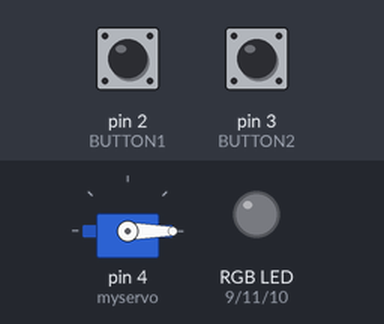
The sketch below on a simulated Arduino Uno, built with avr-gcc and run on an emulated ATmega328P. Parts: servo, an RGB LED mixed from three pins (HIGH = lit). The inputs (shaded band) are chosen by the test bench; at power-on: pin 3 (BUTTON2) LOW, pin 2 (BUTTON1) LOW. Dim RGB values are drawn brighter than linear.

Above: at 1.2 s.
1.3 s: pin 3 (BUTTON2) pulled HIGH for 0.15 s
At 4.1 s:
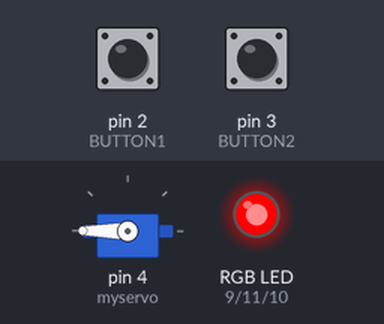
4.4 s: pin 2 (BUTTON1) pulled HIGH for 0.15 s
At 6.9 s:
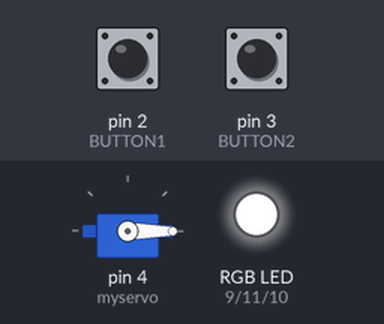
7.5 s: pin 2 (BUTTON1) pulled HIGH for 1 s
At 8.9 s:
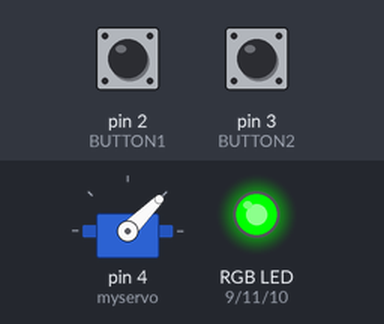
10.0 s: pin 2 (BUTTON1) pulled HIGH for 3.2 s
At 10.8 s:
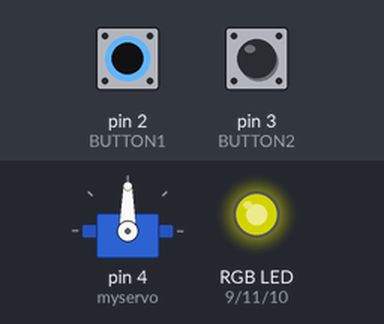
Timing chart, 0 to 13.0 s (numbered marks = the images above; inputs shaded):
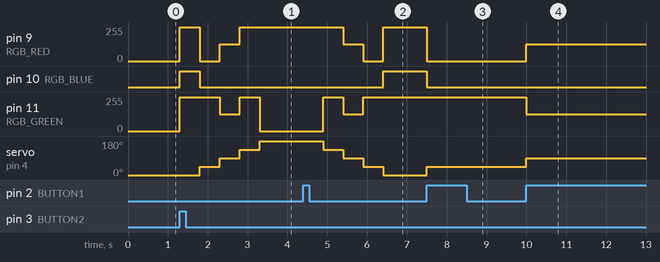

Measured:
- after the input at 1.3 s, pin 9 (RGB_RED): 0/255 → 255/255 at once, → 0/255 0.50 s later, → 127/255 0.50 s later, → 255/255 0.50 s later; pin 10 (RGB_BLUE): LOW → HIGH at once, → LOW 0.50 s later
- after the input at 4.4 s, pin 9 (RGB_RED): 255/255 → 127/255 after 1.0 s, → 0/255 0.50 s later, → 255/255 0.50 s later; pin 10 (RGB_BLUE): LOW → HIGH after 2.0 s
- after the input at 7.5 s, pin 9 (RGB_RED): 255/255 → 0/255 at once; pin 10 (RGB_BLUE): HIGH → LOW at once; servo on pin 4 (myservo): 0° → 45° at once
- after the input at 10.0 s, pin 9 (RGB_RED): 0/255 → 127/255 at once; pin 11 (RGB_GREEN): 255/255 → 127/255 at once; servo on pin 4 (myservo): 45° → 90° at once

The sketch:

level3.ino
```cpp
//   ________________________________________________________________________
//  /  Name: Kyler Visser              Level 3             Date: 2023-00-00  \
//  |                                                                        |
//  |                                Description                             |
//  |                                                                        |
//  |  This program will allow for an arduino to use 2 buttons to change the |
//  |   position of an arm on the servo motor. For each position the servo   |
//  |   motor is in it'll have a diffrent color repersentation with a RGB    |
//  |                                  LED.                                  |
//  \________________________________________________________________________/

#include <Servo.h>


// -----------------------------------------
//               Description
//           Initalize vairables
// -----------------------------------------
#define BUTTON1 2
#define BUTTON2 3

#define RGB_RED 9
#define RGB_GREEN 11
#define RGB_BLUE 10

Servo myservo;

const int MAX = 4;
const int MIN = 0;

int currentPos = 0;
int increment = 1;
int position = 0;

int colors[5][3] = {
    {255, 255, 255},    // 0
    {0, 255, 0},        // 25
    {127, 127, 0},      // 50
    {255, 255, 0},      // 75
    {255, 0, 0}         // 100
};

// -----------------------------------------
//               Description
//     Setup pins and attach interrupts
// -----------------------------------------
void setup() {
    myservo.attach(4);
    myservo.write(0);
    Serial.begin(9600);

    pinMode(BUTTON1, INPUT);
    pinMode(BUTTON2, INPUT);

    pinMode(RGB_RED, OUTPUT);
    pinMode(RGB_GREEN, OUTPUT);
    pinMode(RGB_BLUE, OUTPUT);

    attachInterrupt(digitalPinToInterrupt(BUTTON1), button1, RISING);
    attachInterrupt(digitalPinToInterrupt(BUTTON2), button2, RISING);
}

// -----------------------------------------
//               Description
//             Main code loop
// -----------------------------------------
void loop() {
   if ((currentPos - position) == 1 || (currentPos - position) == -1){
        myservo.write(position * (180/4));
        analogWrite(RGB_RED, colors[position][0]);
        analogWrite(RGB_GREEN, colors[position][1]);
        analogWrite(RGB_BLUE, colors[position][2]);

        currentPos = position;

    } else if ((currentPos - position) > 1 || (currentPos - position) < -1) {
        int change = 0;
        if (currentPos < position) {
            change = 1;
        } else {
            change = -1;
        }

        for (int i=currentPos; i!=position; i+=change) {
            myservo.write(i * (180/4));
            analogWrite(RGB_RED, colors[i][0]);
            analogWrite(RGB_GREEN, colors[i][1]);
            analogWrite(RGB_BLUE, colors[i][2]);
            delay(500);
            currentPos = i;
        }
    }
}

// -----------------------------------------
//               Description
//           Button 1 interrupt
// -----------------------------------------
void button1() {
    if (currentPos + increment <= MAX) {
        position = currentPos + increment;
    } else {
        position = MIN;
    }
}

// -----------------------------------------
//               Description
//           Button 2 interrupt
// -----------------------------------------
void button2() {
    if (currentPos - increment >= MIN) {
        position = currentPos - increment;
    } else {
        position = MAX;
    }
}
```
